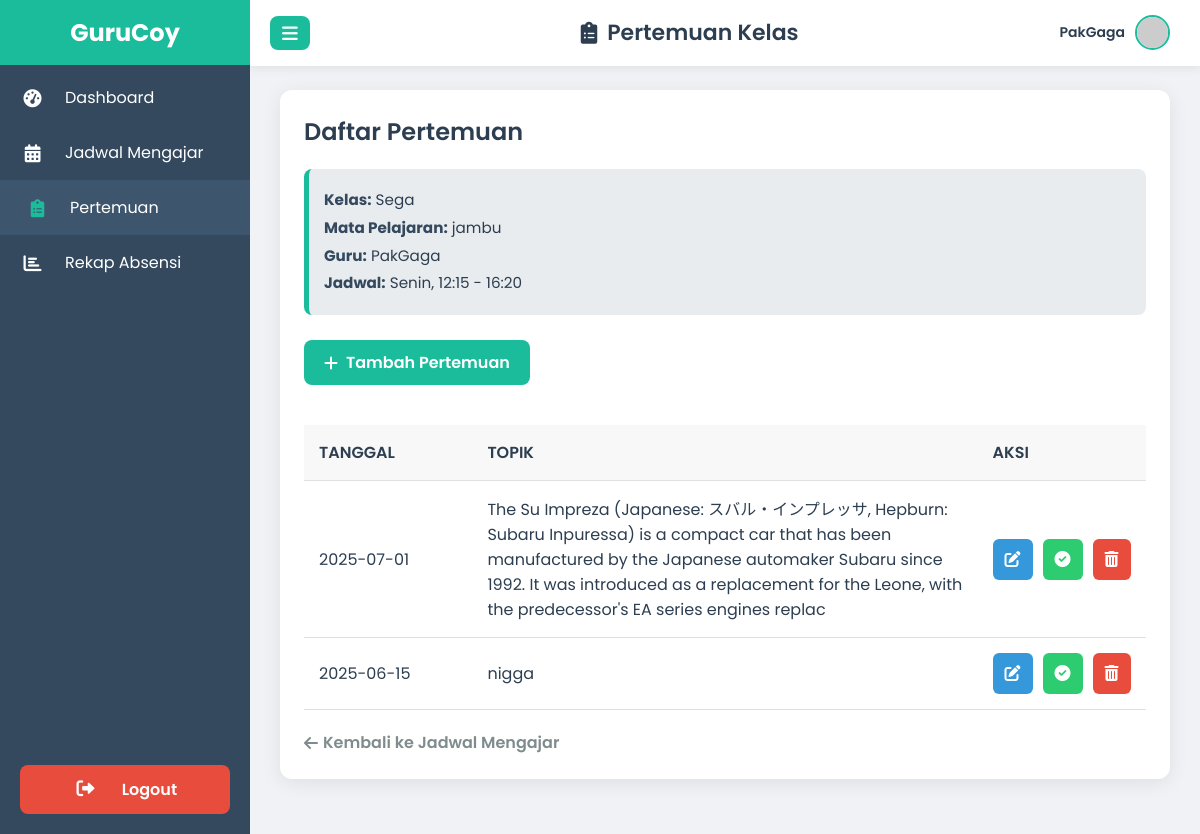
Screenshot of /guru/pertemuan_guru.php?id_jadwal=1 (signed in) with the database file from the repository.
### tables this page shows
CREATE TABLE `jadwal` (
  `id` int(11) NOT NULL,
  `class_id` int(11) DEFAULT NULL,
  `hari` varchar(20) DEFAULT NULL,
  `jam_mulai` time DEFAULT NULL,
  `jam_selesai` time DEFAULT NULL,
  `mata_pelajaran` varchar(100) DEFAULT NULL,
  `teacher_id` int(11) DEFAULT NULL,
  `id_mapel` int(11) DEFAULT NULL
);

CREATE TABLE `class` (
  `id` int(11) NOT NULL,
  `nama_kelas` varchar(50) NOT NULL,
  `teacher_id` int(11) NOT NULL,
  `photo` varchar(255) NOT NULL,
  `tahun_ajaran` varchar(20) NOT NULL,
  `deskripsi` text NOT NULL
);

CREATE TABLE `mapel` (
  `id` int(11) NOT NULL,
  `nama_mapel` varchar(100) NOT NULL,
  `photo` varchar(255) DEFAULT NULL,
  `kurikulum` varchar(50) NOT NULL
);

CREATE TABLE `guru` (
  `id` int(11) NOT NULL,
  `nip` varchar(30) DEFAULT NULL,
  `name` varchar(100) DEFAULT NULL,
  `gender` enum('laki-laki','Perempuan') DEFAULT NULL,
  `email` varchar(100) DEFAULT NULL,
  `pass` varchar(255) DEFAULT NULL,
  `dob` date DEFAULT NULL,
  `no_hp` varchar(20) DEFAULT NULL,
  `photo` varchar(100) NOT NULL,
  `alamat` text DEFAULT NULL,
  `mapel` varchar(100) DEFAULT NULL,
  `admission_date` timestamp NOT NULL DEFAULT current_timestamp()
);

CREATE TABLE `pertemuan` (
  `id` int(11) NOT NULL,
  `id_jadwal` int(11) DEFAULT NULL,
  `tanggal` date DEFAULT NULL,
  `topik` varchar(255) DEFAULT NULL
);

### guru/pertemuan_guru.php (the view, shortened to what this page needs)
<?php
$guru_id = $_SESSION['guru_id'];
$guru_name = htmlspecialchars($_SESSION['guru_name'] ?? 'Guru');
require '../koneksi.php';
$id_jadwal = filter_input(INPUT_GET, 'id_jadwal', FILTER_SANITIZE_NUMBER_INT);
$stmt_jadwal_info = $pdo->prepare("
    SELECT
        j.hari, j.jam_mulai, j.jam_selesai,
        g.name AS nama_guru, m.nama_mapel, c.nama_kelas, g.photo AS guru_photo
    FROM jadwal AS j
    JOIN guru AS g ON j.teacher_id = g.id
    JOIN mapel AS m ON j.id_mapel = m.id
    JOIN class AS c ON j.class_id = c.id
    WHERE j.id = ? AND j.teacher_id = ?
");
$stmt_jadwal_info->execute([$id_jadwal, $guru_id]);
$jadwal_info = $stmt_jadwal_info->fetch(PDO::FETCH_ASSOC);
$guru_photo = htmlspecialchars($jadwal_info['guru_photo']);
$stmt_pertemuan = $pdo->prepare("SELECT id, tanggal, topik FROM pertemuan WHERE id_jadwal = ? ORDER BY tanggal DESC");
$stmt_pertemuan->execute([$id_jadwal]);
$list_pertemuan = $stmt_pertemuan->fetchAll(PDO::FETCH_ASSOC);
?>
<!DOCTYPE html>
<html lang="id">
<head>
    <link href="https://cdnjs.cloudflare.com/ajax/libs/font-awesome/6.0.0-beta3/css/all.min.css" rel="stylesheet">
</head>
<body>
    <div class="sidebar" id="sidebar">
        <div class="logo"><span>GuruCoy</span></div>
        <nav>
            <a href="dashboard_guru.php">
                <i class="fas fa-tachometer-alt"></i>
                <span>Dashboard</span>
            </a>
            <a href="jadwal_guru.php">
                <i class="fas fa-calendar-alt"></i>
                <span>Jadwal Mengajar</span>
            </a>
            <a href="pertemuan_guru.php?id_jadwal=<?= htmlspecialchars($id_jadwal) ?>" class="active">
                <i class="fas fa-clipboard-list"></i>
                <span>Pertemuan</span>
            </a>
            <a href="rekap_absensi_guru.php">
                <i class="fas fa-chart-bar"></i>
                <span>Rekap Absensi</span>
            </a>
            <div class="logout-button-container">
                <a href="../logout.php">
                    <i class="fas fa-sign-out-alt"></i>
                    <span>Logout</span>
                </a>
            </div>
        </nav>
    </div>
    <div class="header" id="header">
        <button class="toggle-btn">
            <i class="fas fa-bars"></i>
        </button>
        <h1><i class="fas fa-clipboard-list"></i> Pertemuan Kelas</h1>
        <div class="user-info" id="userInfoDropdown">
            <span id="guruName"><?php echo htmlspecialchars($guru_name); ?></span>
            <?php
            $guru_photo_src_header = !empty($guru_photo) ? '../uploads/guru/' . htmlspecialchars($guru_photo) : 'https://placehold.co/40x40/cccccc/000000?text=GR';
            ?>
            <img src="<?php echo $guru_photo_src_header; ?>" alt="User Avatar"
                loading="lazy"
                onerror="this.onerror=null;this.src='https://placehold.co/40x40/cccccc/333333?text=GR';">
        </div>
    </div>
    <div class="content" id="mainContent">
        <div class="card">
            <h2>Daftar Pertemuan</h2>
            <div class="info-header">
                <p><strong>Kelas:</strong> <?php echo htmlspecialchars($jadwal_info['nama_kelas']); ?></p>
                <p><strong>Mata Pelajaran:</strong> <?php echo htmlspecialchars($jadwal_info['nama_mapel']); ?></p>
                <p><strong>Guru:</strong> <?php echo htmlspecialchars($jadwal_info['nama_guru']); ?></p>
                <p><strong>Jadwal:</strong> <?php echo htmlspecialchars(substr($jadwal_info['hari'], 0, 5)) . ', ' . htmlspecialchars(substr($jadwal_info['jam_mulai'], 0, 5)) . ' - ' . htmlspecialchars(substr($jadwal_info['jam_selesai'], 0, 5)); ?></p>
            </div>
            <a href="#" onclick="openAddModal()" class="add-link">
                <i class="fas fa-plus"></i> Tambah Pertemuan
            </a>
            <div class="table-responsive">
                <table class="data-table">
                    <thead>
                        <tr>
                            <th class="tanggal-column">Tanggal</th>
                            <th class="topik-column">Topik</th>
                            <th class="aksi-column">Aksi</th>
                        </tr>
                    </thead>
                    <tbody>
                        <?php if (empty($list_pertemuan)): ?>
                            <tr>
                                <td colspan="3" style="text-align: center;">Belum ada pertemuan untuk jadwal ini.</td>
                            </tr>
                        <?php else: ?>
                            <?php foreach ($list_pertemuan as $pertemuan): ?>
                                <tr>
                                    <td><?php echo htmlspecialchars($pertemuan['tanggal']); ?></td>
                                    <td><?php echo htmlspecialchars($pertemuan['topik']); ?></td>
                                    <td>
                                        <div class="action-links">
                                            <a href="#" onclick="openEditModal(<?php echo htmlspecialchars(json_encode($pertemuan), ENT_QUOTES, 'UTF-8'); ?>)" class="action-link edit" title="Edit Pertemuan">
                                                <i class="fas fa-edit"></i>
                                            </a>
                                            <a href="absensi_guru.php?id_pertemuan=<?php echo htmlspecialchars($pertemuan['id']); ?>" class="action-link absensi" title="Isi Absensi">
                                                <i class="fas fa-check-circle"></i>
                                            </a>
                                            <a href="#" onclick="openDeleteModal(<?php echo htmlspecialchars($pertemuan['id']); ?>)" class="action-link delete" title="Hapus Pertemuan">
                                                <i class="fas fa-trash-alt"></i>
                                            </a>
                                        </div>
                                    </td>
                                </tr>
                            <?php endforeach; ?>
                        <?php endif; ?>
                    </tbody>
                </table>
            </div>
            <a href="jadwal_guru.php" class="back-link">
                <i class="fas fa-arrow-left"></i> Kembali ke Jadwal Mengajar
            </a>
        </div>
    </div>
</body>
</html>

### rows the page displays
jadwal: class.nama_kelas "Sega", id_mapel.nama_mapel "jambu", teacher.name "PakGaga", hari "Senin", jam_mulai "12:15", jam_selesai "16:20"
pertemuan: tanggal "2025-07-01", topik "The Su Impreza (Japanese: スバル・インプレッサ, Hepburn: Subaru Inpuressa) is a compact car that has been manufactured by the Japanese automaker Subaru since 1992. It was introduced as a replacement for the Leone, with the predecessor's EA series engines replac"
pertemuan: tanggal "2025-06-15", topik "nigga"

### other values shown
$guru_name "PakGaga"
